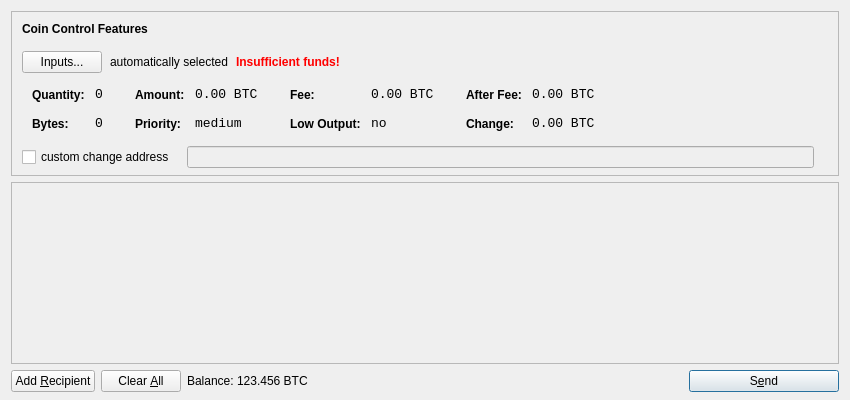
<?xml version="1.0" encoding="UTF-8"?>
<ui version="4.0">
 <class>SendCoinsDialog</class>
 <widget class="QDialog" name="SendCoinsDialog">
  <property name="geometry">
   <rect>
    <x>0</x>
    <y>0</y>
    <width>850</width>
    <height>400</height>
   </rect>
  </property>
  <property name="windowTitle">
   <string>Send Coins</string>
  </property>
  <layout class="QVBoxLayout" name="verticalLayout" stretch="0,1,0">
   <property name="bottomMargin">
    <number>8</number>
   </property>
   <item>
    <widget class="QFrame" name="frameCoinControl">
     <property name="sizePolicy">
      <sizepolicy hsizetype="Expanding" vsizetype="Expanding">
       <horstretch>0</horstretch>
       <verstretch>0</verstretch>
      </sizepolicy>
     </property>
     <property name="maximumSize">
      <size>
       <width>16777215</width>
       <height>16777215</height>
      </size>
     </property>
     <property name="frameShape">
      <enum>QFrame::StyledPanel</enum>
     </property>
     <property name="frameShadow">
      <enum>QFrame::Sunken</enum>
     </property>
     <layout class="QVBoxLayout" name="verticalLayoutCoinControl2">
      <property name="spacing">
       <number>-1</number>
      </property>
      <property name="leftMargin">
       <number>0</number>
      </property>
      <property name="topMargin">
       <number>0</number>
      </property>
      <property name="rightMargin">
       <number>0</number>
      </property>
      <property name="bottomMargin">
       <number>6</number>
      </property>
      <item>
       <layout class="QVBoxLayout" name="verticalLayoutCoinControl" stretch="0,0,0,0,1">
        <property name="spacing">
         <number>0</number>
        </property>
        <property name="leftMargin">
         <number>10</number>
        </property>
        <property name="topMargin">
         <number>10</number>
        </property>
        <item>
         <layout class="QHBoxLayout" name="horizontalLayoutCoinControl1">
          <property name="bottomMargin">
           <number>15</number>
          </property>
          <item>
           <widget class="QLabel" name="labelCoinControlFeatures">
            <property name="sizePolicy">
             <sizepolicy hsizetype="Preferred" vsizetype="Maximum">
              <horstretch>0</horstretch>
              <verstretch>0</verstretch>
             </sizepolicy>
            </property>
            <property name="font">
             <font>
              <weight>75</weight>
              <bold>true</bold>
             </font>
            </property>
            <property name="styleSheet">
             <string notr="true">font-weight:bold;</string>
            </property>
            <property name="text">
             <string>Coin Control Features</string>
            </property>
           </widget>
          </item>
         </layout>
        </item>
        <item>
         <layout class="QHBoxLayout" name="horizontalLayoutCoinControl2" stretch="0,0,0,0">
          <property name="spacing">
           <number>8</number>
          </property>
          <property name="bottomMargin">
           <number>10</number>
          </property>
          <item>
           <widget class="QPushButton" name="pushButtonCoinControl">
            <property name="styleSheet">
             <string notr="true"/>
            </property>
            <property name="text">
             <string>Inputs...</string>
            </property>
           </widget>
          </item>
          <item>
           <widget class="QLabel" name="labelCoinControlAutomaticallySelected">
            <property name="text">
             <string>automatically selected</string>
            </property>
            <property name="margin">
             <number>5</number>
            </property>
           </widget>
          </item>
          <item>
           <widget class="QLabel" name="labelCoinControlInsuffFunds">
            <property name="font">
             <font>
              <weight>75</weight>
              <bold>true</bold>
             </font>
            </property>
            <property name="styleSheet">
             <string notr="true">color:red;font-weight:bold;</string>
            </property>
            <property name="text">
             <string>Insufficient funds!</string>
            </property>
            <property name="margin">
             <number>5</number>
            </property>
           </widget>
          </item>
          <item>
           <spacer name="horizontalSpacerCoinControl">
            <property name="orientation">
             <enum>Qt::Horizontal</enum>
            </property>
            <property name="sizeHint" stdset="0">
             <size>
              <width>40</width>
              <height>1</height>
             </size>
            </property>
           </spacer>
          </item>
         </layout>
        </item>
        <item>
         <widget class="QWidget" name="widgetCoinControl" native="true">
          <property name="sizePolicy">
           <sizepolicy hsizetype="Preferred" vsizetype="Preferred">
            <horstretch>0</horstretch>
            <verstretch>0</verstretch>
           </sizepolicy>
          </property>
          <property name="minimumSize">
           <size>
            <width>0</width>
            <height>0</height>
           </size>
          </property>
          <property name="styleSheet">
           <string notr="true"/>
          </property>
          <layout class="QHBoxLayout" name="horizontalLayoutCoinControl5">
           <property name="margin">
            <number>0</number>
           </property>
           <item>
            <layout class="QHBoxLayout" name="horizontalLayoutCoinControl3" stretch="0,0,0,1">
             <property name="spacing">
              <number>20</number>
             </property>
             <property name="topMargin">
              <number>0</number>
             </property>
             <property name="bottomMargin">
              <number>10</number>
             </property>
             <item>
              <layout class="QFormLayout" name="formLayoutCoinControl1">
               <property name="horizontalSpacing">
                <number>10</number>
               </property>
               <property name="verticalSpacing">
                <number>14</number>
               </property>
               <property name="leftMargin">
                <number>10</number>
               </property>
               <property name="topMargin">
                <number>4</number>
               </property>
               <property name="rightMargin">
                <number>6</number>
               </property>
               <item row="0" column="0">
                <widget class="QLabel" name="labelCoinControlQuantityText">
                 <property name="styleSheet">
                  <string notr="true">font-weight:bold;</string>
                 </property>
                 <property name="text">
                  <string>Quantity:</string>
                 </property>
                 <property name="margin">
                  <number>0</number>
                 </property>
                </widget>
               </item>
               <item row="0" column="1">
                <widget class="QLabel" name="labelCoinControlQuantity">
                 <property name="font">
                  <font>
                   <family>Monospace</family>
                   <pointsize>10</pointsize>
                  </font>
                 </property>
                 <property name="cursor">
                  <cursorShape>IBeamCursor</cursorShape>
                 </property>
                 <property name="contextMenuPolicy">
                  <enum>Qt::ActionsContextMenu</enum>
                 </property>
                 <property name="text">
                  <string notr="true">0</string>
                 </property>
                 <property name="margin">
                  <number>0</number>
                 </property>
                 <property name="textInteractionFlags">
                  <set>Qt::LinksAccessibleByMouse|Qt::TextSelectableByKeyboard|Qt::TextSelectableByMouse</set>
                 </property>
                </widget>
               </item>
               <item row="1" column="0">
                <widget class="QLabel" name="labelCoinControlBytesText">
                 <property name="styleSheet">
                  <string notr="true">font-weight:bold;</string>
                 </property>
                 <property name="text">
                  <string>Bytes:</string>
                 </property>
                </widget>
               </item>
               <item row="1" column="1">
                <widget class="QLabel" name="labelCoinControlBytes">
                 <property name="font">
                  <font>
                   <family>Monospace</family>
                   <pointsize>10</pointsize>
                  </font>
                 </property>
                 <property name="cursor">
                  <cursorShape>IBeamCursor</cursorShape>
                 </property>
                 <property name="contextMenuPolicy">
                  <enum>Qt::ActionsContextMenu</enum>
                 </property>
                 <property name="text">
                  <string notr="true">0</string>
                 </property>
                 <property name="textInteractionFlags">
                  <set>Qt::LinksAccessibleByMouse|Qt::TextSelectableByKeyboard|Qt::TextSelectableByMouse</set>
                 </property>
                </widget>
               </item>
              </layout>
             </item>
             <item>
              <layout class="QFormLayout" name="formLayoutCoinControl2">
               <property name="horizontalSpacing">
                <number>10</number>
               </property>
               <property name="verticalSpacing">
                <number>14</number>
               </property>
               <property name="leftMargin">
                <number>6</number>
               </property>
               <property name="topMargin">
                <number>4</number>
               </property>
               <property name="rightMargin">
                <number>6</number>
               </property>
               <item row="0" column="0">
                <widget class="QLabel" name="labelCoinControlAmountText">
                 <property name="styleSheet">
                  <string notr="true">font-weight:bold;</string>
                 </property>
                 <property name="text">
                  <string>Amount:</string>
                 </property>
                 <property name="margin">
                  <number>0</number>
                 </property>
                </widget>
               </item>
               <item row="0" column="1">
                <widget class="QLabel" name="labelCoinControlAmount">
                 <property name="font">
                  <font>
                   <family>Monospace</family>
                   <pointsize>10</pointsize>
                  </font>
                 </property>
                 <property name="cursor">
                  <cursorShape>IBeamCursor</cursorShape>
                 </property>
                 <property name="contextMenuPolicy">
                  <enum>Qt::ActionsContextMenu</enum>
                 </property>
                 <property name="text">
                  <string notr="true">0.00 BTC</string>
                 </property>
                 <property name="textInteractionFlags">
                  <set>Qt::LinksAccessibleByMouse|Qt::TextSelectableByKeyboard|Qt::TextSelectableByMouse</set>
                 </property>
                </widget>
               </item>
               <item row="1" column="0">
                <widget class="QLabel" name="labelCoinControlPriorityText">
                 <property name="styleSheet">
                  <string notr="true">font-weight:bold;</string>
                 </property>
                 <property name="text">
                  <string>Priority:</string>
                 </property>
                </widget>
               </item>
               <item row="1" column="1">
                <widget class="QLabel" name="labelCoinControlPriority">
                 <property name="font">
                  <font>
                   <family>Monospace</family>
                   <pointsize>10</pointsize>
                  </font>
                 </property>
                 <property name="cursor">
                  <cursorShape>IBeamCursor</cursorShape>
                 </property>
                 <property name="contextMenuPolicy">
                  <enum>Qt::ActionsContextMenu</enum>
                 </property>
                 <property name="text">
                  <string>medium</string>
                 </property>
                 <property name="textInteractionFlags">
                  <set>Qt::LinksAccessibleByMouse|Qt::TextSelectableByKeyboard|Qt::TextSelectableByMouse</set>
                 </property>
                </widget>
               </item>
              </layout>
             </item>
             <item>
              <layout class="QFormLayout" name="formLayoutCoinControl3">
               <property name="horizontalSpacing">
                <number>10</number>
               </property>
               <property name="verticalSpacing">
                <number>14</number>
               </property>
               <property name="leftMargin">
                <number>6</number>
               </property>
               <property name="topMargin">
                <number>4</number>
               </property>
               <property name="rightMargin">
                <number>6</number>
               </property>
               <item row="0" column="0">
                <widget class="QLabel" name="labelCoinControlFeeText">
                 <property name="styleSheet">
                  <string notr="true">font-weight:bold;</string>
                 </property>
                 <property name="text">
                  <string>Fee:</string>
                 </property>
                 <property name="margin">
                  <number>0</number>
                 </property>
                </widget>
               </item>
               <item row="0" column="1">
                <widget class="QLabel" name="labelCoinControlFee">
                 <property name="font">
                  <font>
                   <family>Monospace</family>
                   <pointsize>10</pointsize>
                  </font>
                 </property>
                 <property name="cursor">
                  <cursorShape>IBeamCursor</cursorShape>
                 </property>
                 <property name="contextMenuPolicy">
                  <enum>Qt::ActionsContextMenu</enum>
                 </property>
                 <property name="text">
                  <string notr="true">0.00 BTC</string>
                 </property>
                 <property name="textInteractionFlags">
                  <set>Qt::LinksAccessibleByMouse|Qt::TextSelectableByKeyboard|Qt::TextSelectableByMouse</set>
                 </property>
                </widget>
               </item>
               <item row="1" column="0">
                <widget class="QLabel" name="labelCoinControlLowOutputText">
                 <property name="styleSheet">
                  <string notr="true">font-weight:bold;</string>
                 </property>
                 <property name="text">
                  <string>Low Output:</string>
                 </property>
                </widget>
               </item>
               <item row="1" column="1">
                <widget class="QLabel" name="labelCoinControlLowOutput">
                 <property name="font">
                  <font>
                   <family>Monospace</family>
                   <pointsize>10</pointsize>
                  </font>
                 </property>
                 <property name="cursor">
                  <cursorShape>IBeamCursor</cursorShape>
                 </property>
                 <property name="contextMenuPolicy">
                  <enum>Qt::ActionsContextMenu</enum>
                 </property>
                 <property name="text">
                  <string>no</string>
                 </property>
                 <property name="textInteractionFlags">
                  <set>Qt::LinksAccessibleByMouse|Qt::TextSelectableByKeyboard|Qt::TextSelectableByMouse</set>
                 </property>
                </widget>
               </item>
              </layout>
             </item>
             <item>
              <layout class="QFormLayout" name="formLayoutCoinControl4">
               <property name="horizontalSpacing">
                <number>10</number>
               </property>
               <property name="verticalSpacing">
                <number>14</number>
               </property>
               <property name="leftMargin">
                <number>6</number>
               </property>
               <property name="topMargin">
                <number>4</number>
               </property>
               <property name="rightMargin">
                <number>6</number>
               </property>
               <item row="0" column="0">
                <widget class="QLabel" name="labelCoinControlAfterFeeText">
                 <property name="styleSheet">
                  <string notr="true">font-weight:bold;</string>
                 </property>
                 <property name="text">
                  <string>After Fee:</string>
                 </property>
                 <property name="margin">
                  <number>0</number>
                 </property>
                </widget>
               </item>
               <item row="0" column="1">
                <widget class="QLabel" name="labelCoinControlAfterFee">
                 <property name="font">
                  <font>
                   <family>Monospace</family>
                   <pointsize>10</pointsize>
                  </font>
                 </property>
                 <property name="cursor">
                  <cursorShape>IBeamCursor</cursorShape>
                 </property>
                 <property name="contextMenuPolicy">
                  <enum>Qt::ActionsContextMenu</enum>
                 </property>
                 <property name="text">
                  <string notr="true">0.00 BTC</string>
                 </property>
                 <property name="textInteractionFlags">
                  <set>Qt::LinksAccessibleByMouse|Qt::TextSelectableByKeyboard|Qt::TextSelectableByMouse</set>
                 </property>
                </widget>
               </item>
               <item row="1" column="0">
                <widget class="QLabel" name="labelCoinControlChangeText">
                 <property name="styleSheet">
                  <string notr="true">font-weight:bold;</string>
                 </property>
                 <property name="text">
                  <string>Change:</string>
                 </property>
                </widget>
               </item>
               <item row="1" column="1">
                <widget class="QLabel" name="labelCoinControlChange">
                 <property name="font">
                  <font>
                   <family>Monospace</family>
                   <pointsize>10</pointsize>
                  </font>
                 </property>
                 <property name="cursor">
                  <cursorShape>IBeamCursor</cursorShape>
                 </property>
                 <property name="contextMenuPolicy">
                  <enum>Qt::ActionsContextMenu</enum>
                 </property>
                 <property name="text">
                  <string notr="true">0.00 BTC</string>
                 </property>
                 <property name="textInteractionFlags">
                  <set>Qt::LinksAccessibleByMouse|Qt::TextSelectableByKeyboard|Qt::TextSelectableByMouse</set>
                 </property>
                </widget>
               </item>
              </layout>
             </item>
            </layout>
           </item>
          </layout>
         </widget>
        </item>
        <item>
         <layout class="QHBoxLayout" name="horizontalLayoutCoinControl4" stretch="0,0,0">
          <property name="spacing">
           <number>12</number>
          </property>
          <property name="sizeConstraint">
           <enum>QLayout::SetDefaultConstraint</enum>
          </property>
          <property name="topMargin">
           <number>5</number>
          </property>
          <property name="rightMargin">
           <number>5</number>
          </property>
          <item>
           <widget class="QCheckBox" name="checkBoxCoinControlChange">
            <property name="text">
             <string>custom change address</string>
            </property>
           </widget>
          </item>
          <item>
           <widget class="QLineEdit" name="lineEditCoinControlChange">
            <property name="enabled">
             <bool>false</bool>
            </property>
            <property name="sizePolicy">
             <sizepolicy hsizetype="Expanding" vsizetype="Fixed">
              <horstretch>0</horstretch>
              <verstretch>0</verstretch>
             </sizepolicy>
            </property>
           </widget>
          </item>
          <item>
           <widget class="QLabel" name="labelCoinControlChangeLabel">
            <property name="sizePolicy">
             <sizepolicy hsizetype="Preferred" vsizetype="Expanding">
              <horstretch>0</horstretch>
              <verstretch>0</verstretch>
             </sizepolicy>
            </property>
            <property name="minimumSize">
             <size>
              <width>0</width>
              <height>0</height>
             </size>
            </property>
            <property name="text">
             <string/>
            </property>
            <property name="margin">
             <number>3</number>
            </property>
           </widget>
          </item>
         </layout>
        </item>
        <item>
         <spacer name="verticalSpacerCoinControl">
          <property name="orientation">
           <enum>Qt::Vertical</enum>
          </property>
          <property name="sizeHint" stdset="0">
           <size>
            <width>800</width>
            <height>1</height>
           </size>
          </property>
         </spacer>
        </item>
       </layout>
      </item>
     </layout>
    </widget>
   </item>
   <item>
    <widget class="QScrollArea" name="scrollArea">
     <property name="widgetResizable">
      <bool>true</bool>
     </property>
     <widget class="QWidget" name="scrollAreaWidgetContents">
      <property name="geometry">
       <rect>
        <x>0</x>
        <y>0</y>
        <width>830</width>
        <height>165</height>
       </rect>
      </property>
      <layout class="QVBoxLayout" name="verticalLayout_2">
       <property name="margin">
        <number>0</number>
       </property>
       <item>
        <layout class="QVBoxLayout" name="entries">
         <property name="spacing">
          <number>6</number>
         </property>
        </layout>
       </item>
       <item>
        <spacer name="verticalSpacer">
         <property name="orientation">
          <enum>Qt::Vertical</enum>
         </property>
         <property name="sizeHint" stdset="0">
          <size>
           <width>20</width>
           <height>40</height>
          </size>
         </property>
        </spacer>
       </item>
      </layout>
     </widget>
    </widget>
   </item>
   <item>
    <layout class="QHBoxLayout" name="horizontalLayout">
     <item>
      <widget class="QPushButton" name="addButton">
       <property name="toolTip">
        <string>Send to multiple recipients at once</string>
       </property>
       <property name="text">
        <string>Add &amp;Recipient</string>
       </property>
       <property name="icon">
        <iconset resource="../bitcoin.qrc">
         <normaloff>:/icons/add</normaloff>:/icons/add</iconset>
       </property>
       <property name="autoDefault">
        <bool>false</bool>
       </property>
      </widget>
     </item>
     <item>
      <widget class="QPushButton" name="clearButton">
       <property name="sizePolicy">
        <sizepolicy hsizetype="Minimum" vsizetype="Fixed">
         <horstretch>0</horstretch>
         <verstretch>0</verstretch>
        </sizepolicy>
       </property>
       <property name="toolTip">
        <string>Remove all transaction fields</string>
       </property>
       <property name="text">
        <string>Clear &amp;All</string>
       </property>
       <property name="icon">
        <iconset resource="../bitcoin.qrc">
         <normaloff>:/icons/remove</normaloff>:/icons/remove</iconset>
       </property>
       <property name="autoRepeatDelay">
        <number>300</number>
       </property>
       <property name="autoDefault">
        <bool>false</bool>
       </property>
      </widget>
     </item>
     <item>
      <layout class="QHBoxLayout" name="horizontalLayout_2">
       <property name="spacing">
        <number>3</number>
       </property>
       <item>
        <widget class="QLabel" name="label">
         <property name="text">
          <string>Balance:</string>
         </property>
        </widget>
       </item>
       <item>
        <widget class="QLabel" name="labelBalance">
         <property name="cursor">
          <cursorShape>IBeamCursor</cursorShape>
         </property>
         <property name="text">
          <string>123.456 BTC</string>
         </property>
         <property name="textInteractionFlags">
          <set>Qt::LinksAccessibleByMouse|Qt::TextSelectableByKeyboard|Qt::TextSelectableByMouse</set>
         </property>
        </widget>
       </item>
      </layout>
     </item>
     <item>
      <spacer name="horizontalSpacer">
       <property name="orientation">
        <enum>Qt::Horizontal</enum>
       </property>
       <property name="sizeHint" stdset="0">
        <size>
         <width>40</width>
         <height>20</height>
        </size>
       </property>
      </spacer>
     </item>
     <item>
      <widget class="QPushButton" name="sendButton">
       <property name="minimumSize">
        <size>
         <width>150</width>
         <height>0</height>
        </size>
       </property>
       <property name="toolTip">
        <string>Confirm the send action</string>
       </property>
       <property name="text">
        <string>S&amp;end</string>
       </property>
       <property name="icon">
        <iconset resource="../bitcoin.qrc">
         <normaloff>:/icons/send</normaloff>:/icons/send</iconset>
       </property>
       <property name="default">
        <bool>true</bool>
       </property>
      </widget>
     </item>
    </layout>
   </item>
  </layout>
 </widget>
 <resources>
  <include location="../bitcoin.qrc"/>
 </resources>
 <connections/>
</ui>
